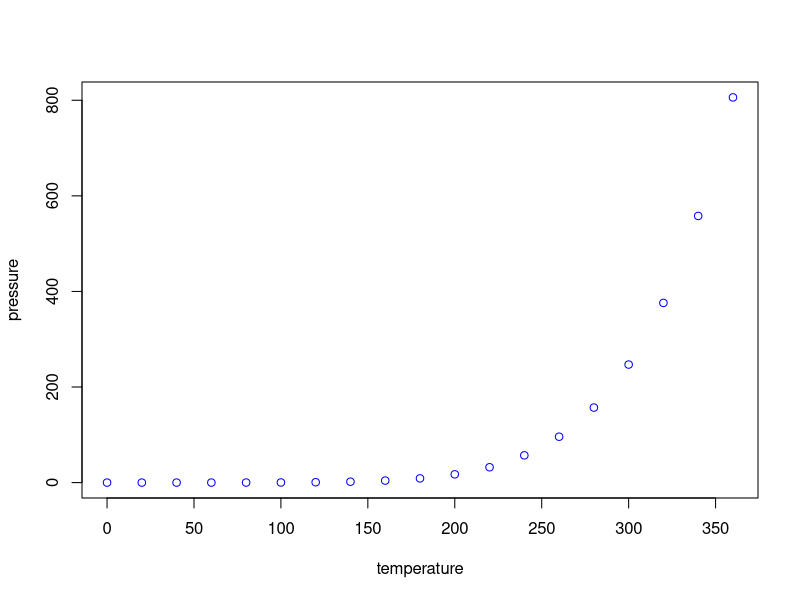

The R source for this figure:
## ---- chunk 1
knitr::opts_chunk$set(echo = TRUE)
## ---- chunk 2
summary(cars)
## ---- chunk 3
plot(pressure, col = "blue")
